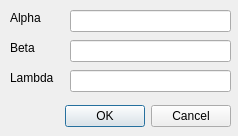
<?xml version="1.0" encoding="UTF-8"?>
<ui version="4.0">
 <class>ThreeParaModulationDialog</class>
 <widget class="QDialog" name="ThreeParaModulationDialog">
  <property name="geometry">
   <rect>
    <x>0</x>
    <y>0</y>
    <width>238</width>
    <height>136</height>
   </rect>
  </property>
  <property name="windowTitle">
   <string>Dialog</string>
  </property>
  <widget class="QDialogButtonBox" name="buttonBox">
   <property name="geometry">
    <rect>
     <x>-110</x>
     <y>100</y>
     <width>341</width>
     <height>32</height>
    </rect>
   </property>
   <property name="orientation">
    <enum>Qt::Horizontal</enum>
   </property>
   <property name="standardButtons">
    <set>QDialogButtonBox::Cancel|QDialogButtonBox::Ok</set>
   </property>
  </widget>
  <widget class="QLabel" name="labelAlpha">
   <property name="geometry">
    <rect>
     <x>10</x>
     <y>10</y>
     <width>49</width>
     <height>16</height>
    </rect>
   </property>
   <property name="text">
    <string>Alpha</string>
   </property>
  </widget>
  <widget class="QLabel" name="labelBeta">
   <property name="geometry">
    <rect>
     <x>10</x>
     <y>40</y>
     <width>49</width>
     <height>16</height>
    </rect>
   </property>
   <property name="text">
    <string>Beta</string>
   </property>
  </widget>
  <widget class="QLabel" name="labelLambda">
   <property name="geometry">
    <rect>
     <x>10</x>
     <y>70</y>
     <width>49</width>
     <height>16</height>
    </rect>
   </property>
   <property name="text">
    <string>Lambda</string>
   </property>
  </widget>
  <widget class="QLineEdit" name="lineEditAlpha">
   <property name="geometry">
    <rect>
     <x>70</x>
     <y>10</y>
     <width>161</width>
     <height>22</height>
    </rect>
   </property>
  </widget>
  <widget class="QLineEdit" name="lineEditBeta">
   <property name="geometry">
    <rect>
     <x>70</x>
     <y>40</y>
     <width>161</width>
     <height>22</height>
    </rect>
   </property>
  </widget>
  <widget class="QLineEdit" name="lineEditLambda">
   <property name="geometry">
    <rect>
     <x>70</x>
     <y>70</y>
     <width>161</width>
     <height>22</height>
    </rect>
   </property>
  </widget>
 </widget>
 <resources/>
 <connections>
  <connection>
   <sender>buttonBox</sender>
   <signal>accepted()</signal>
   <receiver>ThreeParaModulationDialog</receiver>
   <slot>accept()</slot>
   <hints>
    <hint type="sourcelabel">
     <x>248</x>
     <y>254</y>
    </hint>
    <hint type="destinationlabel">
     <x>157</x>
     <y>274</y>
    </hint>
   </hints>
  </connection>
  <connection>
   <sender>buttonBox</sender>
   <signal>rejected()</signal>
   <receiver>ThreeParaModulationDialog</receiver>
   <slot>reject()</slot>
   <hints>
    <hint type="sourcelabel">
     <x>316</x>
     <y>260</y>
    </hint>
    <hint type="destinationlabel">
     <x>286</x>
     <y>274</y>
    </hint>
   </hints>
  </connection>
 </connections>
</ui>
